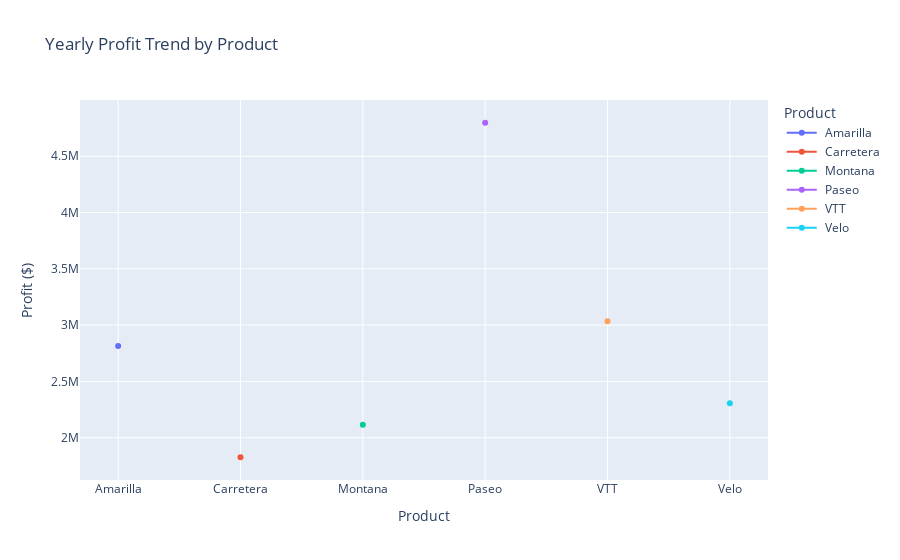

Notebook source saved alongside this figure:
### Code cell
# Grouping by Year and Product, summing Profit
df_profit_trend = df.groupby(['Product'])['Profit'].sum().reset_index()

# Creating the figure
fig = go.Figure()

# Adding a line for each product
for product in df_profit_trend['Product'].unique():
    product_data = df_profit_trend[df_profit_trend['Product'] == product]
    fig.add_trace(go.Scatter(
        x=product_data['Product'],
        y=product_data['Profit'],
        mode='lines+markers',
        name=product
    ))

# Update layout
fig.update_layout(
    title='Yearly Profit Trend by Product',
    xaxis_title='Product',
    yaxis_title='Profit ($)',
    hovermode='x unified',
    legend_title='Product'
)

fig.show()

### Figure 1 — Plotly figure (JSON) as saved in the notebook; plotly's stock layout.template omitted (floating-point values rounded to 4 significant figures)
{"data": [{"mode": "lines+markers", "name": " Amarilla ", "type": "scatter", "x": [" Amarilla "], "y": [2814000.0]}, {"mode": "lines+markers", "name": " Carretera ", "type": "scatter", "x": [" Carretera "], "y": [1827000.0]}, {"mode": "lines+markers", "name": " Montana ", "type": "scatter", "x": [" Montana "], "y": [2115000.0]}, {"mode": "lines+markers", "name": " Paseo ", "type": "scatter", "x": [" Paseo "], "y": [4797000.0]}, {"mode": "lines+markers", "name": " VTT ", "type": "scatter", "x": [" VTT "], "y": [3035000.0]}, {"mode": "lines+markers", "name": " Velo ", "type": "scatter", "x": [" Velo "], "y": [2306000.0]}], "layout": {"hovermode": "x unified", "legend": {"title": {"text": "Product"}}, "title": {"text": "Yearly Profit Trend by Product"}, "xaxis": {"title": {"text": "Product"}}, "yaxis": {"title": {"text": "Profit ($)"}}}}
